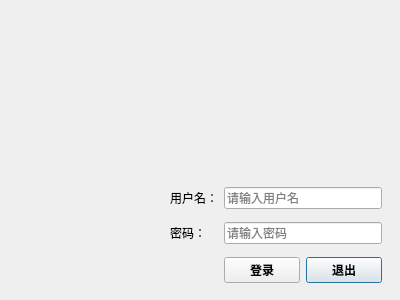
<?xml version="1.0" encoding="UTF-8"?>
<ui version="4.0">
 <class>Login</class>
 <widget class="QDialog" name="Login">
  <property name="geometry">
   <rect>
    <x>0</x>
    <y>0</y>
    <width>400</width>
    <height>300</height>
   </rect>
  </property>
  <property name="windowTitle">
   <string>Dialog</string>
  </property>
  <widget class="QWidget" name="layoutWidget">
   <property name="geometry">
    <rect>
     <x>170</x>
     <y>180</y>
     <width>212</width>
     <height>111</height>
    </rect>
   </property>
   <layout class="QGridLayout" name="gridLayout">
    <item row="0" column="0">
     <widget class="QLabel" name="label">
      <property name="text">
       <string>用户名：</string>
      </property>
     </widget>
    </item>
    <item row="0" column="1" colspan="2">
     <widget class="QLineEdit" name="usrLineEdit">
      <property name="text">
       <string/>
      </property>
      <property name="placeholderText">
       <string>请输入用户名</string>
      </property>
     </widget>
    </item>
    <item row="1" column="0">
     <widget class="QLabel" name="label_2">
      <property name="text">
       <string>密码：</string>
      </property>
     </widget>
    </item>
    <item row="1" column="1" colspan="2">
     <widget class="QLineEdit" name="pwdLineEdit">
      <property name="placeholderText">
       <string>请输入密码</string>
      </property>
     </widget>
    </item>
    <item row="2" column="2">
     <widget class="QPushButton" name="logout">
      <property name="font">
       <font>
        <weight>75</weight>
        <bold>true</bold>
       </font>
      </property>
      <property name="text">
       <string>退出</string>
      </property>
     </widget>
    </item>
    <item row="2" column="1">
     <widget class="QPushButton" name="login">
      <property name="font">
       <font>
        <weight>75</weight>
        <bold>true</bold>
       </font>
      </property>
      <property name="text">
       <string>登录</string>
      </property>
     </widget>
    </item>
   </layout>
  </widget>
 </widget>
 <resources/>
 <connections/>
</ui>
